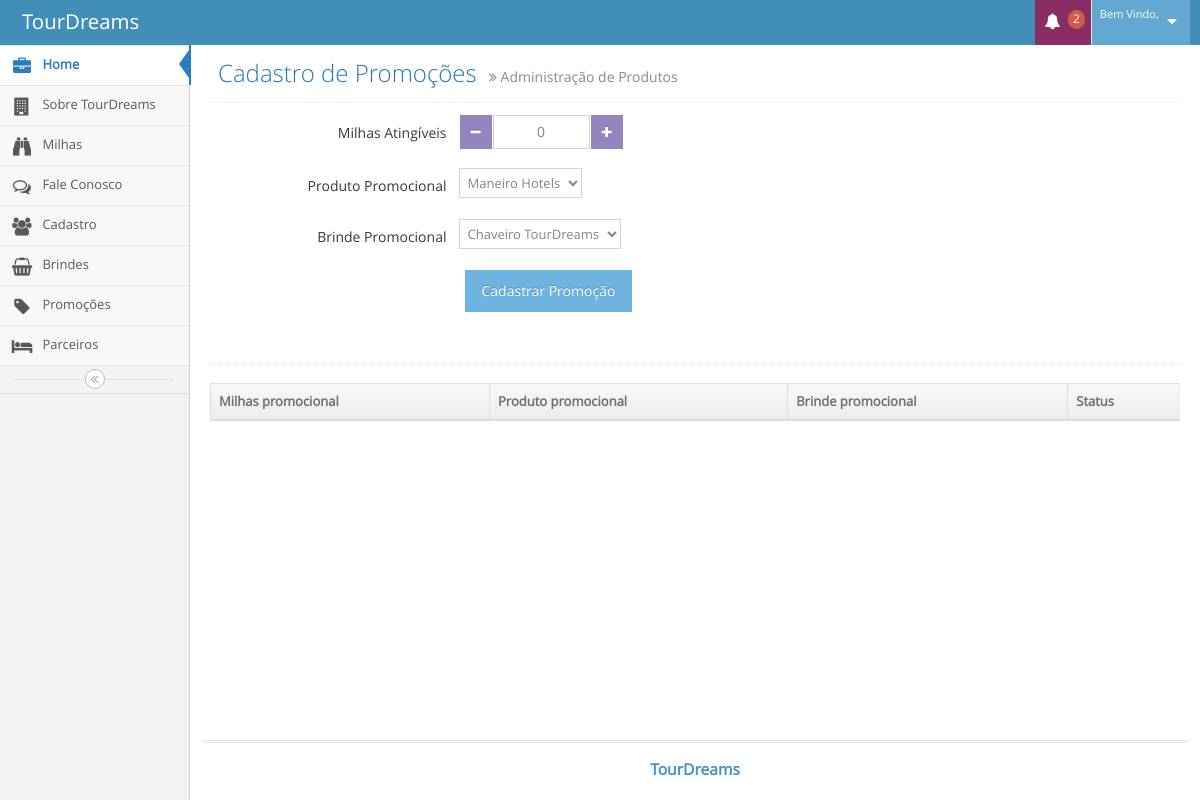
The app's page /tour_dreams/TourDreams/CMS/admPromocoes.php, older data.
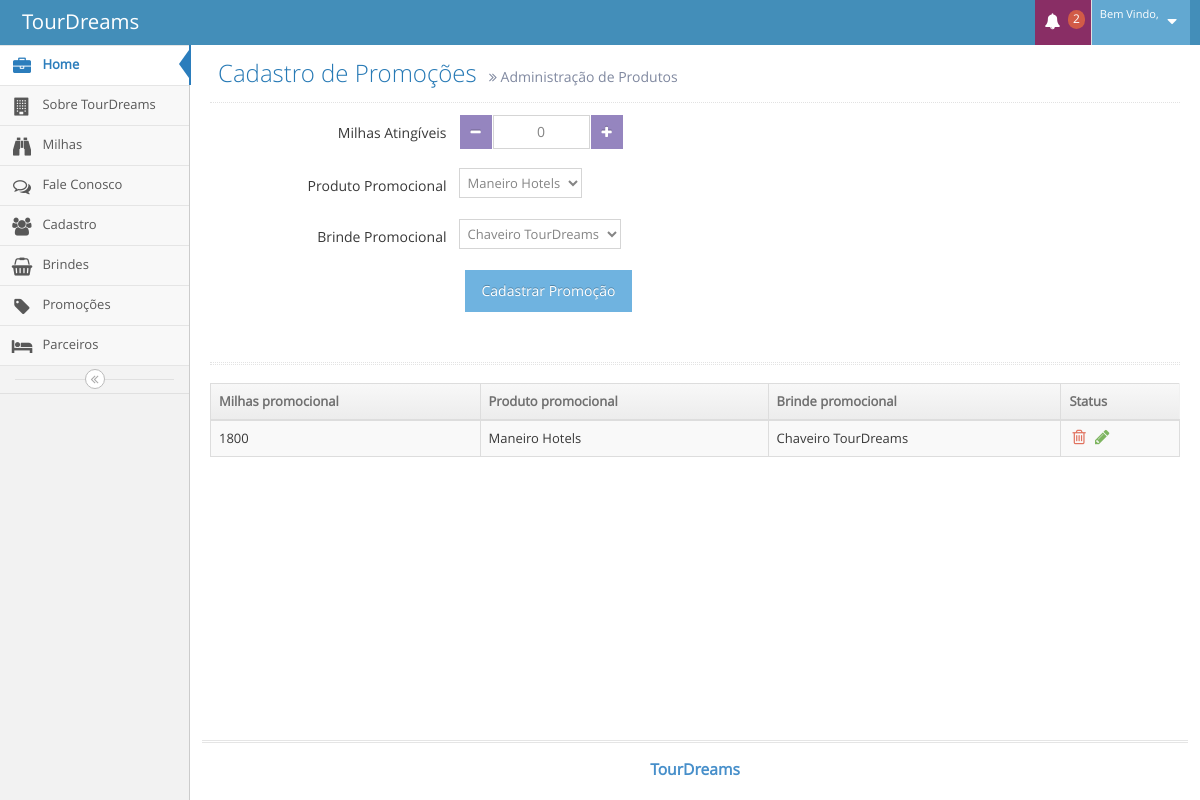
The same page, newer data.
### tables this page shows
CREATE TABLE `tbl_promocoes` (
  `id_promocoes` int(11) NOT NULL AUTO_INCREMENT,
  `id_produto` int(11) NOT NULL,
  `id_brinde` int(11) DEFAULT NULL,
  `milhas_necessarias` int(11) NOT NULL,
  PRIMARY KEY (`id_promocoes`),
  KEY `id_promocao_produto_idx` (`id_produto`),
  KEY `id_promocao_brinde_idx` (`id_brinde`),
  CONSTRAINT `id_promocao_brinde` FOREIGN KEY (`id_brinde`) REFERENCES `tbl_brindes` (`id_brinde`) ON DELETE NO ACTION ON UPDATE NO ACTION,
  CONSTRAINT `id_promocao_produto` FOREIGN KEY (`id_produto`) REFERENCES `tbl_produto` (`id_produto`) ON DELETE NO ACTION ON UPDATE NO ACTION
);

CREATE TABLE `tbl_parceiros` (
  `id_parceiro` int(11) NOT NULL AUTO_INCREMENT,
  `nome_empresa` varchar(100) NOT NULL,
  `nome_fantasia` varchar(100) NOT NULL,
  `cnpj` varchar(45) NOT NULL,
  `senha` varchar(45) NOT NULL,
  `nome_gerente` varchar(150) NOT NULL,
  `telefone` varchar(20) DEFAULT NULL,
  `celular` varchar(20) NOT NULL,
  `email` varchar(100) NOT NULL,
  `milhas_parceiro` int(11) DEFAULT NULL,
  `logo_parceiro` varchar(100) DEFAULT NULL,
  PRIMARY KEY (`id_parceiro`),
  UNIQUE KEY `cnpj_UNIQUE` (`cnpj`)
);

CREATE TABLE `tbl_brindes` (
  `id_brinde` int(11) NOT NULL AUTO_INCREMENT,
  `nome_brinde` varchar(200) NOT NULL,
  `foto_brinde` varchar(200) NOT NULL,
  PRIMARY KEY (`id_brinde`)
);

### tour_dreams/TourDreams/CMS/admPromocoes.php (the view, shortened to what the changed rows need)
<!DOCTYPE html>
<html lang="pt-br">
	<head>
		<link rel="stylesheet" href="assets/css/bootstrap.min.css" />
		<link rel="stylesheet" href="assets/font-awesome/4.5.0/css/font-awesome.min.css" />
		<link rel="stylesheet" href="assets/css/jquery-ui.custom.min.css" />
		<link rel="stylesheet" href="assets/css/chosen.min.css" />
		<link rel="stylesheet" href="assets/css/bootstrap-datepicker3.min.css" />
		<link rel="stylesheet" href="assets/css/bootstrap-timepicker.min.css" />
		<link rel="stylesheet" href="assets/css/daterangepicker.min.css" />
		<link rel="stylesheet" href="assets/css/bootstrap-datetimepicker.min.css" />
		<link rel="stylesheet" href="assets/css/bootstrap-colorpicker.min.css" />
		<link rel="stylesheet" href="assets/css/ace.min.css" class="ace-main-stylesheet" id="main-ace-style" />
		<link rel="stylesheet" href="assets/css/ace-skins.min.css" />
		<link rel="stylesheet" href="assets/css/ace-rtl.min.css" />
	</head>
	<body class="no-skin">
		<div class="main-container ace-save-state" id="main-container">
			<div class="main-content">
				<div class="main-content-inner">
					<div class="page-content">
						<div class="page-header">
							<h1>
								Cadastro de Promoções
								<small>
									<i class="ace-icon fa fa-angle-double-right"></i>
									Administração de Produtos
								</small>
							</h1>
						</div>
					</div>
					<div class="page-content">
						<div class="row">
							<div class="col-xs-12">
								<div>
											<table id="dynamic-table" class="table table-striped table-bordered table-hover">
												<thead>
													<tr>
														<th>Milhas promocional</th>
														<th>Produto promocional</th>
														<th>Brinde promocional</th>
														<th>Status</th>
													</tr>
												</thead>
												<?php
												$sql = "select pr.milhas_necessarias,pr.id_brinde,pr.id_produto,pr.id_promocoes,b.nome_brinde,pa.nome_fantasia from tbl_promocoes as pr inner join tbl_brindes as b on pr.id_brinde = b.id_brinde inner join tbl_produto as p on p.id_produto = pr.id_produto inner join tbl_parceiros as pa on pa.id_parceiro = p.id_parceiro";
												$select = mysql_query($sql);
												while($rs = mysql_fetch_array($select)){
												?>
												<tbody>
													<tr>
														<td>
															<?php echo($rs['milhas_necessarias']);?>
														</td>
														<td><?php echo($rs['nome_fantasia']);?></td>
														<td><?php echo($rs['nome_brinde']);?></td>
														<td>
															<div class="hidden-sm hidden-xs action-buttons">
																<a class="red" href="admPromocoes.php?modo=excluir&id_promocao_exluir=<?php echo($rs['id_promocoes']);?>&nome_administrador=<?php echo($_GET['nome_administrador']);?>&id_administrador=<?php echo($_GET['id_administrador']);?>">
																	<i class="ace-icon fa fa-trash-o bigger-130"></i>
																</a>
																<a class="green" href="admPromocoes.php?modo=editar&id_promocoes=<?php echo($rs['id_promocoes']);?> &nome_administrador=<?php echo($_GET['nome_administrador']);?>&id_administrador=<?php echo($_GET['id_administrador']);?>">
																	<i class="ace-icon fa fa-pencil bigger-130"></i>
																</a>
															</div>
														</td>
													</tr>
													<?php
														}
													?>
												</tbody>
											</table>
										</div>
							</div>
						</div>
					</div>
				</div>
			</div>
		</div>
	</body>
</html>

Row changes from the older to the newer data that the page shows:
added tbl_promocoes: milhas_necessarias "1800", tbl_parceiros.nome_fantasia "Maneiro Hotels", id_brinde.nome_brinde "Chaveiro TourDreams"
